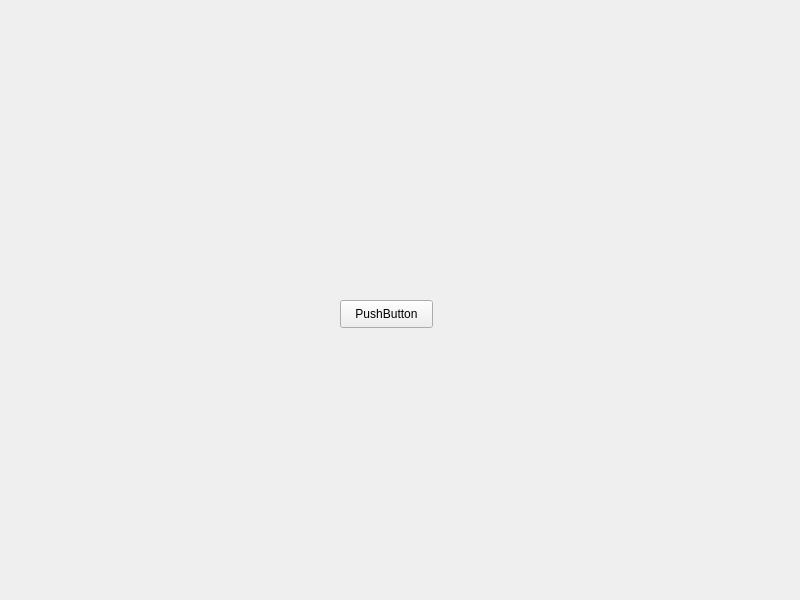
<?xml version="1.0" encoding="UTF-8"?>
<ui version="4.0">
 <class>MainWindow</class>
 <widget class="QMainWindow" name="MainWindow">
  <property name="geometry">
   <rect>
    <x>0</x>
    <y>0</y>
    <width>800</width>
    <height>600</height>
   </rect>
  </property>
  <property name="windowTitle">
   <string>MainWindow</string>
  </property>
  <widget class="QWidget" name="centralwidget">
   <widget class="QPushButton" name="pushButton">
    <property name="geometry">
     <rect>
      <x>340</x>
      <y>300</y>
      <width>93</width>
      <height>28</height>
     </rect>
    </property>
    <property name="text">
     <string>PushButton</string>
    </property>
   </widget>
  </widget>
 </widget>
 <resources/>
 <connections/>
</ui>
